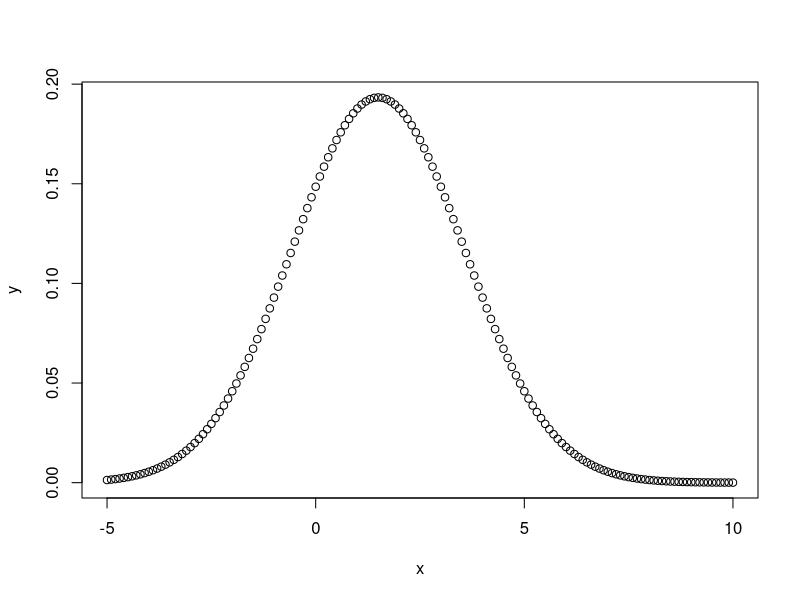
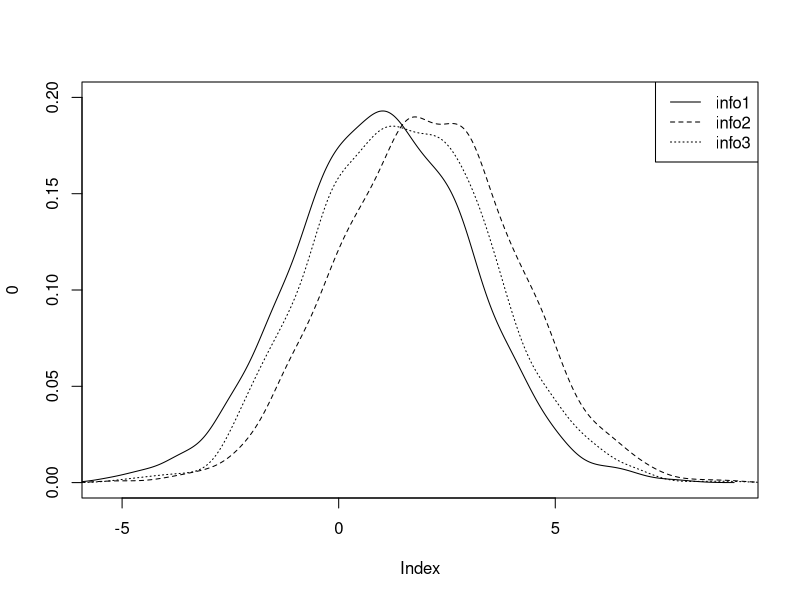

Recreate these plots in R, in order.
## ---- chunk 1
knitr::opts_chunk$set(echo = TRUE)
## ---- chunk 2
x <- seq(-5, 10, by = .1)

y <- 0.5*dnorm(x, mean = 1, sd = 2) + 0.5*dnorm(x,2,2)


plot(x,y)
## ---- chunk 3
dat <- read.table(text = "info mean sd
info1 1 2
info2 2 2
info3 1.5 2
", header = TRUE)

densities <- apply(dat[, -1], 1, function(x) rnorm(n = 2000, mean = x[1], sd = x[2]))
colnames(densities) <- dat$info

plot(0, type = "n", xlim = c(min(densities), max(densities)), ylim = c(0, .2))
for (d in 1:ncol(densities)){
  lines(density(densities[, d]), lty = d)
}
legend("topright", legend=colnames(densities), lty=1:ncol(densities))
